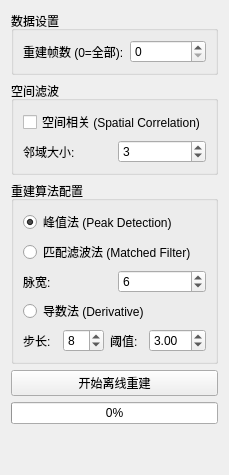
          <widget class="QWidget" name="tab_offline">
           <attribute name="title">
            <string>离线分析</string>
           </attribute>
           <layout class="QVBoxLayout" name="verticalLayout_offline">
            <item>
             <widget class="QGroupBox" name="gb_data">
              <property name="title">
               <string>数据设置</string>
              </property>
              <layout class="QVBoxLayout" name="verticalLayout_gb_data">
               <item>
                <layout class="QHBoxLayout" name="horizontalLayout_gb_data">
                 <item>
                  <widget class="QLabel" name="lbl_frames">
                   <property name="text">
                    <string>重建帧数 (0=全部):</string>
                   </property>
                  </widget>
                 </item>
                 <item>
                  <widget class="QSpinBox" name="sb_recon_frames">
                   <property name="maximum">
                    <number>100000</number>
                   </property>
                   <property name="value">
                    <number>0</number>
                   </property>
                  </widget>
                 </item>
                </layout>
               </item>
              </layout>
             </widget>
            </item>
            <item>
             <widget class="QGroupBox" name="gb_spatial">
              <property name="title">
               <string>空间滤波</string>
              </property>
              <layout class="QVBoxLayout" name="verticalLayout_gb_spatial">
               <item>
                <widget class="QCheckBox" name="chk_spatial_corr">
                 <property name="text">
                  <string>空间相关 (Spatial Correlation)</string>
                 </property>
                </widget>
               </item>
               <item>
                <layout class="QHBoxLayout" name="horizontalLayout_gb_spatial">
                 <item>
                  <widget class="QLabel" name="label_spatial_kernel">
                   <property name="text">
                    <string>邻域大小:</string>
                   </property>
                  </widget>
                 </item>
                 <item>
                  <widget class="QSpinBox" name="sb_spatial_kernel">
                   <property name="minimum">
                    <number>1</number>
                   </property>
                   <property name="singleStep">
                    <number>2</number>
                   </property>
                   <property name="value">
                    <number>3</number>
                   </property>
                  </widget>
                 </item>
                </layout>
               </item>
              </layout>
             </widget>
            </item>
            <item>
             <widget class="QGroupBox" name="gb_algo">
              <property name="title">
               <string>重建算法配置</string>
              </property>
              <layout class="QVBoxLayout" name="verticalLayout_gb_algo">
               <item>
                <widget class="QRadioButton" name="rb_offline_peak">
                 <property name="text">
                  <string>峰值法 (Peak Detection)</string>
                 </property>
                 <property name="checked">
                  <bool>true</bool>
                 </property>
                </widget>
               </item>
               <item>
                <widget class="QRadioButton" name="rb_offline_matched">
                 <property name="text">
                  <string>匹配滤波法 (Matched Filter)</string>
                 </property>
                </widget>
               </item>
               <item>
                <layout class="QHBoxLayout" name="horizontalLayout_gb_algo_1">
                 <item>
                  <widget class="QLabel" name="label_8">
                   <property name="text">
                    <string>脉宽:</string>
                   </property>
                  </widget>
                 </item>
                 <item>
                  <widget class="QSpinBox" name="sb_matched_width">
                   <property name="value">
                    <number>6</number>
                   </property>
                  </widget>
                 </item>
                </layout>
               </item>
               <item>
                <widget class="QRadioButton" name="rb_offline_derivative">
                 <property name="text">
                  <string>导数法 (Derivative)</string>
                 </property>
                </widget>
               </item>
               <item>
                <layout class="QHBoxLayout" name="horizontalLayout_gb_algo_2">
                 <item>
                  <widget class="QLabel" name="label_9">
                   <property name="text">
                    <string>步长:</string>
                   </property>
                  </widget>
                 </item>
                 <item>
                  <widget class="QSpinBox" name="sb_deriv_step">
                   <property name="value">
                    <number>8</number>
                   </property>
                  </widget>
                 </item>
                 <item>
                  <widget class="QLabel" name="label_10">
                   <property name="text">
                    <string>阈值:</string>
                   </property>
                  </widget>
                 </item>
                 <item>
                  <widget class="QDoubleSpinBox" name="sb_deriv_thresh">
                   <property name="value">
                    <double>3.000000000000000</double>
                   </property>
                  </widget>
                 </item>
                </layout>
               </item>
              </layout>
             </widget>
            </item>
            <item>
             <widget class="QPushButton" name="btn_reconstruct">
              <property name="text">
               <string>开始离线重建</string>
              </property>
             </widget>
            </item>
            <item>
             <widget class="QProgressBar" name="progress_reconstruct">
              <property name="value">
               <number>0</number>
              </property>
              <property name="textVisible">
               <bool>true</bool>
              </property>
             </widget>
            </item>
            <item>
             <spacer name="verticalSpacer_3">
              <property name="orientation">
               <enum>Qt::Vertical</enum>
              </property>
              <property name="sizeHint" stdset="0">
               <size>
                <width>20</width>
                <height>40</height>
               </size>
              </property>
             </spacer>
            </item>
           </layout>
          </widget>
